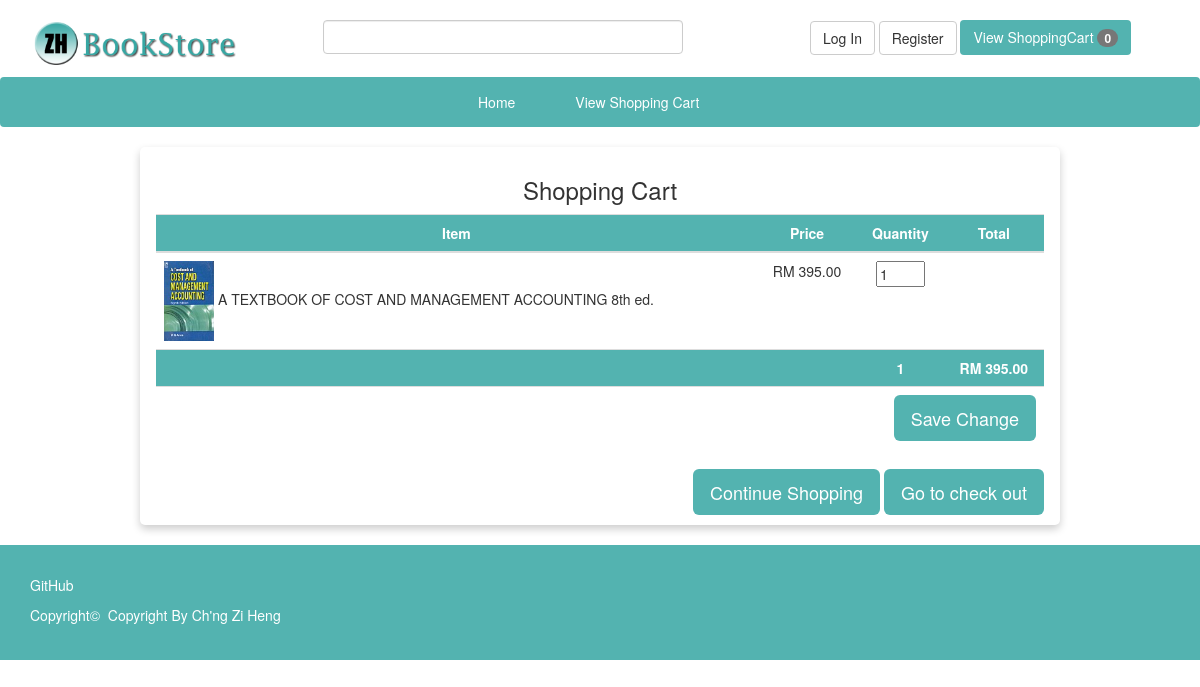
Screenshot of /rec/shopping_cart.php?new=812910945 with the database file from the repository.
### tables this page shows
CREATE TABLE IF NOT EXISTS `book` (
  `book_id` int(4) NOT NULL,
  `book_name` varchar(60) NOT NULL,
  `book_cate` varchar(25) NOT NULL,
  `book_descrip` longtext NOT NULL,
  `book_publisher` varchar(40) NOT NULL,
  `book_edition` varchar(20) NOT NULL,
  `book_isbn` varchar(13) NOT NULL,
  `book_page` int(5) NOT NULL,
  `book_price` float(5,2) NOT NULL,
  `book_stock` int(10) unsigned NOT NULL
);

### rec/shopping_cart.php (the view, shortened to what this page needs)
<?php
include'bootstrap.php';
include'top.php';
 ?>
 <?php
	require_once'../php/config.php';
	if(isset($_SESSION['cart']) && (array_count_values($_SESSION['cart']))){
 ?>
<div class="col-sm-10 col-sm-offset-1 text-right" style="margin-bottom: 20px;">
	<div class="cart">
		<h3 class="text-center">Shopping Cart</h3>
		<table class="table">
			<form name="cart" action="shopping_cart.php" method="POST">
				<thead>
					<tr class="colored">
						<th class="text-center">Item</th>
						<th class="text-center">Price</th>
						<th class="text-center">Quantity</th>
						<th class="text-center">Total</th>
					</tr>
				</thead>
				<tbody>
					<?php
						foreach ($_SESSION['cart'] as $isbn => $qty) {
							$sql2 = "SELECT book_name,book_isbn,book_price FROM book WHERE book_isbn = '$isbn'";
							$result2 = $conn->query($sql2);
							if($result2){
								$row = $result2->fetch_assoc();
					?>
					<tr>
						<td class="text-left"><img src="../img/books/<?php echo $row['book_isbn'] ?>.jpg" width="50" height="80">&nbsp;<?php echo $row['book_name']; ?></td>
						<td class="text-center">RM&nbsp;<?php echo number_format($row['book_price'],2); ?></td>
						<td class="text-center"><input type="text" name="<?php echo $isbn; ?>" value="<?php echo $qty; ?>" size="3"></td>
					</tr>
					<?php
							}
						}
					 ?>
					<tr class="colored">
						<th></th>
						<th></th>
						<th class="text-center"><?php echo $_SESSION['items']; ?></th>
						<th class="text-center">RM&nbsp;<?php echo number_format($_SESSION['total_price'],2); ?></th>
					</tr>
					<tr>
						<td class="text-right" colspan="4">
							<button class="btn btn-lg colored" name="save">Save Change</button>
						</td>
					</tr>
				</tbody>
			</form>
		</table>
		<button class="btn btn-lg colored" onclick="window.location='showAllBook.php'">Continue Shopping</button>
		<button class="btn btn-lg colored" onclick="window.location='checkout.php'">Go to check out</button>
	</div>
</div>
<?php
	}else{
?>
<p>There are no items in your cart.</p>
<p>Click <a href="showAllBook.php">here</a> to continue shopping</p>
<?php
	}
 include'footer.php';
?>

### css/myStyle.css (style rules this page uses)
.colored { background-color: #53B3B0; color: white; }
.cart { box-shadow: 0 4px 8px 0 rgba(0,0,0,0.2); border-radius: 5px; padding: 10px 16px; }

### rows the page displays
book: book_isbn (picture), book_name "A TEXTBOOK OF COST AND MANAGEMENT ACCOUNTING 8th ed.", book_price "395.00", value "1"

### other values shown
$_SESSION['items'] "0"
$_SESSION['items'] "1"
$_SESSION['total_price'] "395.00"
